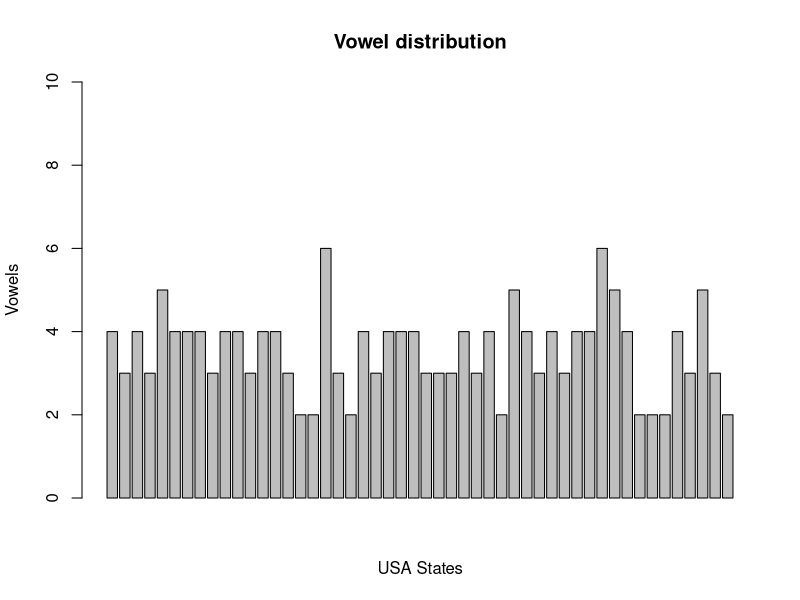

R code for this plot:

#1. How many vowels are there in the names of USA States?

View(USArrests)
States = rownames(USArrests)
States
b <- gsub("[^aeiouAEIOU]"," ",States)
b
# Output will be only vowels from each State name
c <-nchar(gsub(" ", "",b))
# Vowels are changed into a data frame
data.frame(c)
##########################################################################################################################
#2. Visualize the vowels distribution.

barplot(c, main="Vowel distribution",
        xlab="USA States", ylab = "Vowels", ylim = c(0,10))
